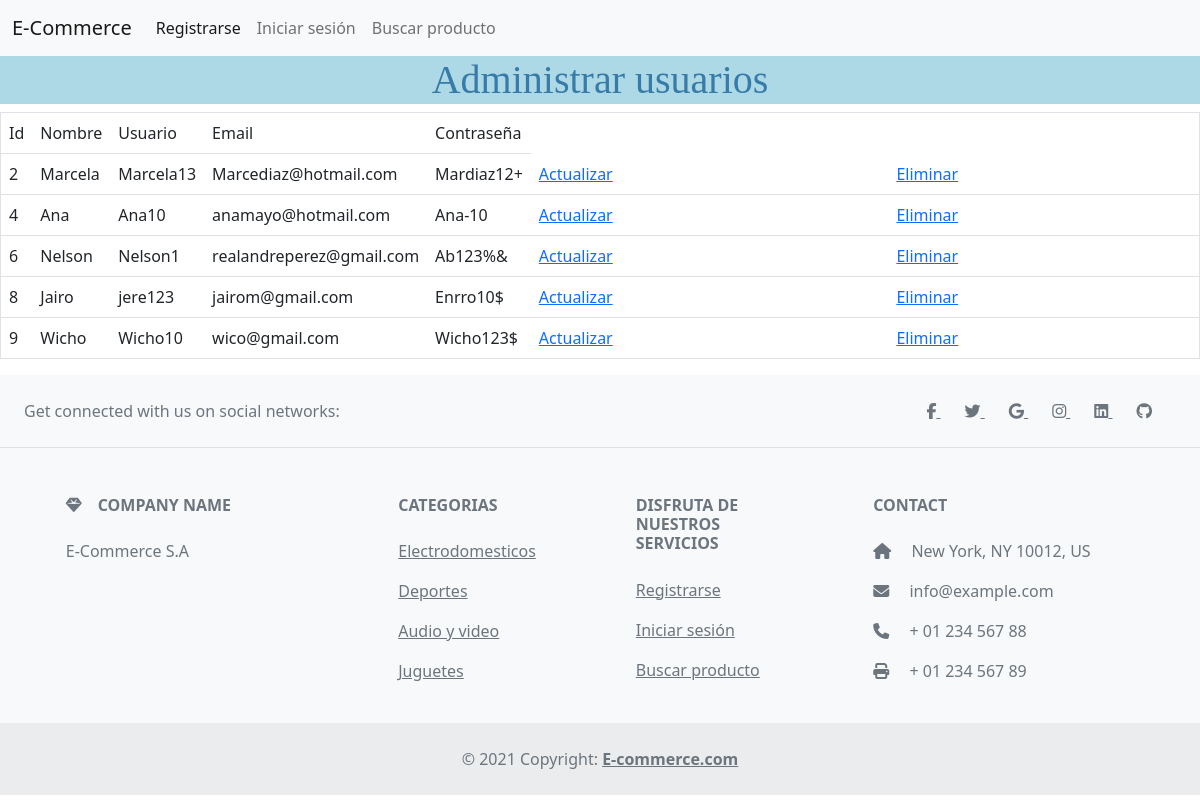
The page /usuarios on the database its author committed.
### tables this page shows
CREATE TABLE usuarios(
   id INTEGER PRIMARY KEY,
   nombre REAL NOT NULL,
   usuario REAL NOT NULL,
   correo REAL NOT NULL,
   contraseña REAL NOT NULL
);

### main.py (the view)
@app.route('/usuarios')
def usuario():
    usuarios = sql_select_usuarios()
    return render_template("usuario.html", usuarios=usuarios)

### main.py (called while the page is built)
def sql_connection():
    try:
        con = sqlite3.connect('database.db')
        print("Conexion OK")
        return con
    except Error:
        print(Error)

def sql_select_usuarios():
    sql = strsql = "select * from usuarios"
    con = sql_connection()
    cursorObj = con.cursor()
    cursorObj.execute(sql)
    usuarios = cursorObj.fetchall()
    return usuarios

### templates/usuario.html
{% extends 'base.html' %}
{% block header %}
<h1>{% block title %}Administrar usuarios{% endblock %}</h1>
{% endblock %}
{% block contenido %}
<center>
    <table class="table" id="tabel" border="1">
        <tbody>
            <tr>
                <td width="2">Id</td>
                <td width="2">Nombre</td>
                <td width="2">Usuario</td>
                <td width="2">Email</td>
                <td width="2">Contraseña</td>
            </tr>
            {% for usu in usuarios %}
            <tr>
                <td width="2">{% print(usu[0]) %}</td>
                <td width="2">{% print(usu[1]) %}</td>
                <td width="2">{% print(usu[2]) %}</td>
                <td width="2">{% print(usu[3]) %}</td>
                <td width="2">{% print(usu[4]) %}</td>
                <td>
                    <a href="/actualizar_usuario/{{usu[0]}}"> Actualizar </a>
                </td>
                <td>
                    <a href="/delete/{{usu[0]}}"> Eliminar </a>
                </td>
            </tr>
            {% endfor %}
        </tbody>
    </table>
</center>
{% endblock %}

### static/css/miestilo.css (style rules this page uses)
h1 { font-family: serif; text-align: center; color: #377ba8; background-color: lightblue; margin: 0; }

### rows shown on the page
usuarios: id "2", nombre "Marcela", usuario "Marcela13", correo "Marcediaz@hotmail.com", contraseña "Mardiaz12+"
usuarios: id "4", nombre "Ana", usuario "Ana10", correo "anamayo@hotmail.com", contraseña "Ana-10"
usuarios: id "6", nombre "Nelson", usuario "Nelson1", correo "realandreperez@gmail.com", contraseña "Ab123%&"
usuarios: id "8", nombre "Jairo", usuario "jere123", correo "jairom@gmail.com", contraseña "Enrro10$"
usuarios: id "9", nombre "Wicho", usuario "Wicho10", correo "wico@gmail.com", contraseña "Wicho123$"
